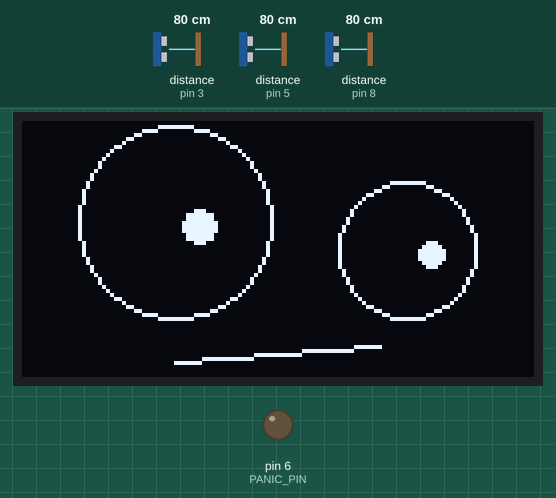
Recording of a sketch running on a simulated Arduino Uno, built with avr-gcc and run on an emulated ATmega328P. On the bench: 128×64 one-colour display, output pins drawn as LEDs (lit = HIGH). Dashed ring = blinking. The inputs (shaded band) are chosen by the test bench; at power-on: distance to the obstacle (sensors on pin 3, pin 5, pin 8) 80 cm. The echo pulse lasts 58.3 µs per cm; what the sketch prints to the serial monitor is not drawn.

Above: at 8.3 s.
8.4 s: distance to the obstacle (sensor on pin 3) set to 22 cm
At 9.52 s:
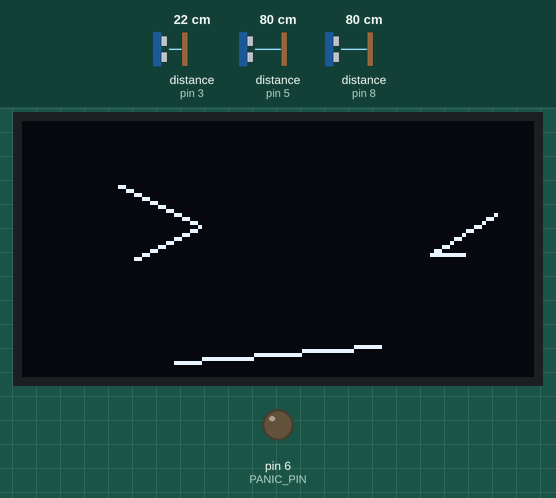
10.8 s: distance to the obstacle (sensor on pin 3) set to 18 cm
At 11.18 s:
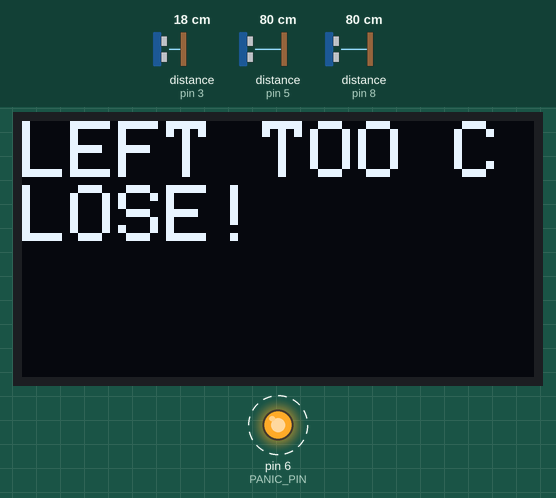
Timing chart, 0 to 19.3 s (numbered marks = the images above; inputs shaded):
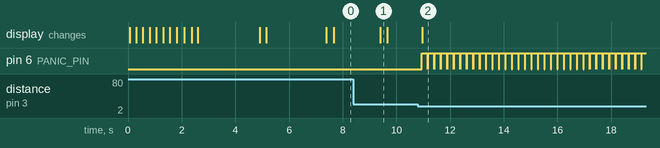

The sketch:

robotino.ino
```cpp
/**
  * Arduino component for robot0
  *
  */

#include "RangeFinder.h"
#include "MiniDisplay.h"

#define SSD1306_NO_SPLASH
#define PANIC_PIN 6


// SSD1306 128x64 I2C
MiniDisplay md01(SCREEN_WIDTH, SCREEN_HEIGHT);

// HC-SR04 ultrasonic modules
int trig_left = 2;
int echo_left = 3;
int trig_front = 4;
int echo_front = 5;
int trig_right = 7;
int echo_right = 8;

RangeFinder rf_left(trig_left, echo_left);
RangeFinder rf_front(trig_front, echo_front);
RangeFinder rf_right(trig_right, echo_right);


void splash() {
    // ------------------------
    // Dynamic splash message
    // ------------------------
    md01.large_message("robot0", 30, 25);

    for(uint8_t i = 0; i <= 3; i++) {
        md01.invert(true);
        delay(250);
        md01.invert(false);
        delay(250);
    }

    // Blink a couple of times :)
    for (uint8_t i=0; i < 2; i++) {
        md01.do_blink();
        delay(2000);
    }

}

void track_the_blinks() {
    // --------------------------------------
    // This keeps some state to keep track
    // of the face's blinking state
    // --------------------------------------
    static unsigned long last_blink = 0;
    static bool is_blink_face = false;

    if (md01.is_message_displayed()) {
        // An important message is on screen
        // Skip these face shenanigans
        return;
        }

    if (is_blink_face) {
        if (millis() - last_blink > 200) {
            md01.normal_face();
            is_blink_face = false;
            }
        }

    if (millis() - last_blink > 2000) {
        last_blink = millis();  // TOCTOU, LOL
        is_blink_face = true;
        md01.blinking_face();
        }
}

void send_range_info() {
    // --------------------------------------------------
    // Read from the range sensors and send the data
    // to the Raspberry Pi for motion processing
    // --------------------------------------------------
    float dangerous_d = 20.0;
    float min_d = 0.0;
    float left_d = 0.0;
    float front_d = 0.0;
    float right_d = 0.0;

    left_d = rf_left.getDistance();
    front_d = rf_front.getDistance();
    right_d = rf_right.getDistance();

    // oooooo Emergency break oooooo
    if (left_d <= dangerous_d && left_d > 0) {
        // Pump the brakes!
        digitalWrite(PANIC_PIN, HIGH);
        md01.large_message("LEFT TOO CLOSE!", 0, 0, 1000);
    } else if (front_d <= dangerous_d && front_d > 0) {
        // Pump the brakes!
        digitalWrite(PANIC_PIN, HIGH);
        md01.large_message("FRONT TOO CLOSE!", 0, 0, 1000);
    } else if (right_d <= dangerous_d && right_d > 0) {
        // Pump the brakes!
        digitalWrite(PANIC_PIN, HIGH);
        md01.large_message("RIGHT TOO CLOSE!", 0, 0, 1000);
    }

    // Send this info through the serial port
    // to the Raspberry Pi
    Serial.print(left_d);
    Serial.print(",");
    Serial.print(front_d);
    Serial.print(",");
    Serial.println(right_d);

    delay(200);

    // Reset the panic pin
    digitalWrite(PANIC_PIN, LOW);
}

void setup() {
    // Setup the serial connection
    Serial.begin(115200);

    // Initialize the panic pin (emergency break)
    pinMode(PANIC_PIN, OUTPUT);
    digitalWrite(PANIC_PIN, LOW);

    // Setup the MiniDisplay
    if(!md01.begin()) {
      Serial.println(F("SSD1306 allocation failed"));
      for(;;); // Don't proceed, loop forever
    }

    // Be classy
    splash();
}


void loop() {
    send_range_info();

    // -----------------------------------------
    // "Face management" :)
    // Keep this always at the end
    // -----------------------------------------
    track_the_blinks();
}
```

MiniDisplay.cpp
```cpp
//
// SSD1306 I2C Mini Display
//

#include "MiniDisplay.h"


// Constructor
MiniDisplay::MiniDisplay(int w, int h) {
    // Declaration of an SSD1306 display connected to I2C (SDA, SCL pins)
    _pd = new Adafruit_SSD1306(w, h, &Wire, OLED_RESET);

    // MOAR initialization
    height = h;
    width = w;
}

bool MiniDisplay::begin() {
    if (_pd->begin(SSD1306_SWITCHCAPVCC, 0x3C)) {
        // SSD1306_SWITCHCAPVCC = generate display
        // voltage from 3.3V internally
        return true;
    }

    return false;
}

bool MiniDisplay::is_message_displayed() {
    unsigned long now = millis();

    if (now > msg_expires && msg_expires > 0) {
        // The expiration date for this message has passed

        if (is_scrolling) {
            // The message is scrolling. Stop it.
            no_scroll();
        }

        return false;
    }

    return true;
}

void MiniDisplay::clear() {
    _pd->clearDisplay();
}

void MiniDisplay::display() {
    _pd->display();
}

void MiniDisplay::invert(bool bInvert) {
    _pd->invertDisplay(bInvert);
}

void MiniDisplay::message(const char *msg, int16_t x, int16_t y, int16_t lasts) {
    clear();

    _pd->setTextSize(1);
    _pd->setTextColor(WHITE);
    _pd->setCursor(x, y);
    _pd->println(msg);

    display();

    // Set the expiration time for this message
    msg_expires = millis() + lasts;
}

void MiniDisplay::large_message(const char *msg, int16_t x, int16_t y, int16_t lasts) {
    clear();

    _pd->setTextSize(2);
    _pd->setTextColor(WHITE);
    _pd->setCursor(x, y);
    _pd->println(msg);

    display();

    // Set the expiration time for this message
    msg_expires = millis() + lasts;
}

void MiniDisplay::warning(const char *msg, int16_t x, int16_t y, int16_t lasts) {
    clear();

    _pd->setTextSize(1);
    // Inverse text
    _pd->setTextColor(SSD1306_BLACK, SSD1306_WHITE);
    _pd->setCursor(x, y);
    _pd->println(msg);

    display();

    // Set the expiration time for this message
    msg_expires = millis() + lasts;
}

void MiniDisplay::scroll(const char *msg, int16_t x, int16_t y, int16_t lasts) {
    is_scrolling = true;
    large_message(msg, x , y);
    _pd->startscrollright(0x00, 0x0F);

    // Set the expiration time for this message
    msg_expires = millis() + lasts;
}

void MiniDisplay::no_scroll() {
    _pd->stopscroll();
    is_scrolling = false;
}

void MiniDisplay::normal_eyes() {
    // NOTE: xxxCircle(x, y, r, color)

    int16_t max_r = min(width, height) / 2;

    // Left eyeball (larger)
    _pd->drawCircle(0.30 * width, 0.40 * height, 0.75 * max_r, SSD1306_WHITE);
    _pd->fillCircle(0.35 * width, 0.42 * height, 4, SSD1306_WHITE);

    // Right eyeball (smaller)
    _pd->drawCircle(0.75 * width, 0.50 * height, 0.55 * max_r, SSD1306_WHITE);
    _pd->fillCircle(0.80 * width, 0.52 * height, 3, SSD1306_WHITE);
}

void MiniDisplay::blinking_eyes() {
    // Left blink
    _pd->drawLine(0.35 * width - 20, 0.42 * height - 10, 0.35 * width, 0.42 * height, SSD1306_WHITE);
    _pd->drawLine(0.35 * width - 16, 0.42 * height + 8, 0.35 * width, 0.42 * height, SSD1306_WHITE);

    // Right blink
    _pd->drawLine(0.80 * width, 0.52 * height, 0.80 * width + 16, 0.52 * height - 10, SSD1306_WHITE);
    _pd->drawLine(0.80 * width, 0.52 * height, 0.72 * width + 18, 0.52 * height + 0, SSD1306_WHITE);

}

void MiniDisplay::normal_mouth() {
    // Mouth
    _pd->drawLine(0.3 * width, 0.95 * height, 0.7 * width, 0.88 * height, SSD1306_WHITE);
}

void MiniDisplay::normal_face() {
    // Put a face on it!
    clear();

    normal_eyes();
    normal_mouth();

    display();
}

void MiniDisplay::blinking_face() {
    // Blinking eyez: ><
    // NOTE: drawLine(x1, y1, x2, y2, color)
    clear();

    blinking_eyes();
    normal_mouth();

    display();
}

void MiniDisplay::do_blink(int t = 200) {
    // Trick: let's make sure that the normal face
    // is present before blinking.
    //
    // NOTE: This will BLOCK, due to the delay.
    // This is inaceptable if we are reading from
    // an ultrasound sensor for example.
    normal_face();
    delay(250);
    blinking_face();
    delay(t);
    normal_face();
}
```

MiniDisplay.h
```cpp
#ifndef MiniDisplay_h
#define MiniDisplay_h

#include <SPI.h>
#include <Wire.h>
#include <Adafruit_GFX.h>
#include <Adafruit_SSD1306.h>

#define SCREEN_WIDTH 128 // OLED display width, in pixels
#define SCREEN_HEIGHT 64 // OLED display height, in pixels
#define OLED_RESET     -1 // Reset pin # (or -1 if sharing Arduino reset pin)


class MiniDisplay {
    public:
        int height = 0;
        int width = 0;

        // Message expiration in ms.
        unsigned long msg_expires = 0;
        bool is_scrolling = false;

        // Constructor
        MiniDisplay(int w, int h);

        // Methods
        bool begin();
        void clear();
        void display();
        void invert(bool bInvert);
        bool is_message_displayed();

        // Text stuff
        void message(const char *msg, int16_t x = 0, int16_t y = 0, int16_t lasts = 5000);
        void large_message(const char *msg, int16_t x = 0, int16_t y = 0, int16_t lasts = 5000);
        void warning(const char *msg, int16_t x = 0, int16_t y = 0, int16_t lasts = 5000);
        void scroll(const char *msg, int16_t x = 0, int16_t y = 0, int16_t lasts = 5000);
        void no_scroll();

        // Face stuff :)
        void normal_eyes();
        void normal_mouth();
        void blinking_eyes();

        void normal_face();
        void blinking_face();
        void do_blink(int t = 200);
    private:
        Adafruit_SSD1306 *_pd;
};

#endif
```

RangeFinder.cpp
```cpp
//
// HC-SR04 Ultrasound sensor
//

#include "Arduino.h"
#include "RangeFinder.h"


/** Constructor (for one sensor) */
RangeFinder::RangeFinder(int trigPin, int echoPin) {
    _trigPin = trigPin;
    _echoPin = echoPin;

    // Initialize the HCSR04 object
    _phc = new HCSR04(_trigPin, _echoPin);
}

/** Constructor (for multiple sensors) */
RangeFinder::RangeFinder(int trigPin, int* echoPins, int n) {
    _trigPin = trigPin;
    _echoPins = echoPins;
    _nr_sensors = n;

    // Initialize the HCSR04 object
    _phc = new HCSR04(_trigPin, _echoPins, _nr_sensors);
}

float RangeFinder::getDistance(int n) {
    float dist = _phc->dist(n);

    if (dist == 0.0) {
        // Damn it, err on the side of caution
        dist = 100.0;
    }

    return dist;
}

float RangeFinder::getDistance() {
    // Measure the distant to an object in front
    // of the sensor (in cm.)

    return getDistance(0);
}
```

RangeFinder.h
```cpp
#ifndef RangeFinder_h
#define RangeFinder_h

#include "Arduino.h"
#include <HCSR04.h>

class RangeFinder {
    public:
        int duration = 0;
        int distance = 0;

        // Constructors
        RangeFinder(int trigPin, int echoPin);
        RangeFinder(int trigPin, int* echoPins, int n);

        // Methods
        float getDistance();
        float getDistance(int n);

    private:
        int _trigPin;
        int _echoPin;
        int _nr_sensors;

        HCSR04* _phc;

        int* _echoPins;
};

#endif
```

Measured:
- the behaviour switches between 21 and 20 cm on distance to the obstacle (sensor on pin 3) (found by bisection; images 1 and 2)
- after the input at 10.8 s, pin 6 (PANIC_PIN): alternates HIGH for 0.23 s and LOW for 0.01 s, starting after 0.14 s; the display: changes after 0.16 s (image 2)
